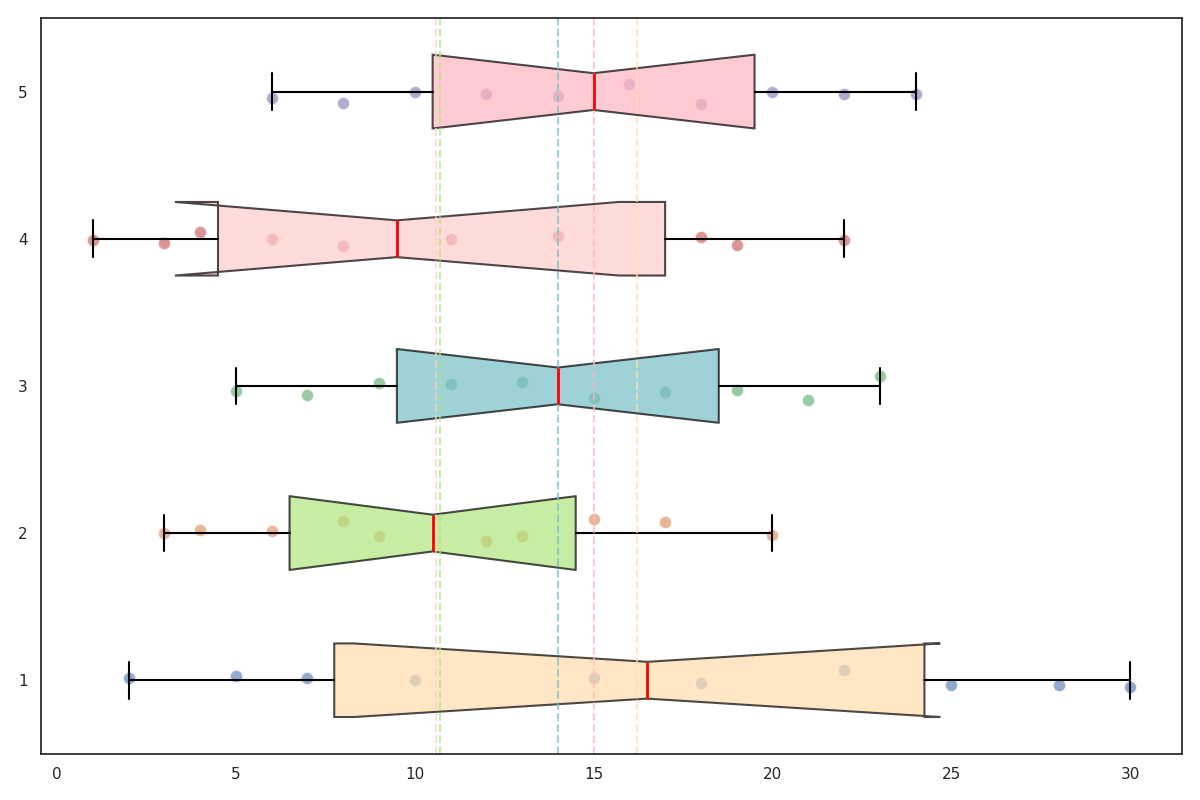

Here is the Python script that generated this plot:
import matplotlib.pyplot as plt
import numpy as np

central_parks = [2, 5, 7, 10, 15, 18, 22, 25, 28, 30]
eastside_parks = [3, 4, 6, 8, 9, 12, 13, 15, 17, 20]
westend_parks = [5, 7, 9, 11, 13, 15, 17, 19, 21, 23]
north_hills_parks = [1, 3, 4, 6, 8, 11, 14, 18, 19, 22]
southfield_parks = [6, 8, 10, 12, 14, 16, 18, 20, 22, 24]
park_sizes = [central_parks, eastside_parks, westend_parks, north_hills_parks, southfield_parks]

fig, ax = plt.subplots(figsize=(12, 8))

boxes = ax.boxplot(park_sizes, patch_artist=True, notch=True, vert=False,
                   boxprops=dict(color='black', linewidth=1.5),
                   medianprops=dict(color='red', linewidth=2),
                   whiskerprops=dict(color='black', linewidth=1.5),
                   capprops=dict(color='black', linewidth=1.5),
                   flierprops=dict(marker='o', color='black', alpha=0.5, markersize=8))

colors = ['#FFDEAD', '#B0E57C', '#77BFC7', '#FFCCCB', '#FFB6C1']
for patch, color in zip(boxes['boxes'], colors):
    patch.set_facecolor(color)
    patch.set_alpha(0.7)

for i, data in enumerate(park_sizes, start=1):
    x = np.array(data)
    y = np.random.normal(i, 0.04, size=len(x))
    ax.scatter(x, y, alpha=0.6, edgecolor='w', s=80)

mean_sizes = [np.mean(d) for d in park_sizes]
for i, mean in enumerate(mean_sizes, start=1):
    ax.axvline(mean, ls='--', color=colors[i-1], alpha=0.7, linewidth=1.5)

plt.tight_layout()
plt.show()
